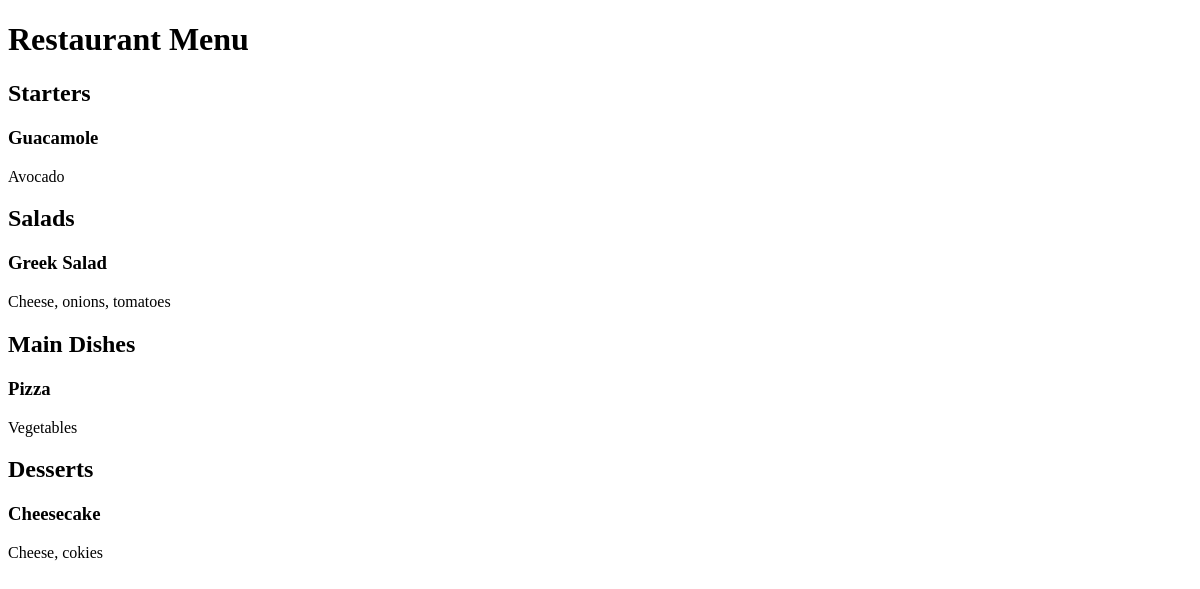
Before: / with the older database file.
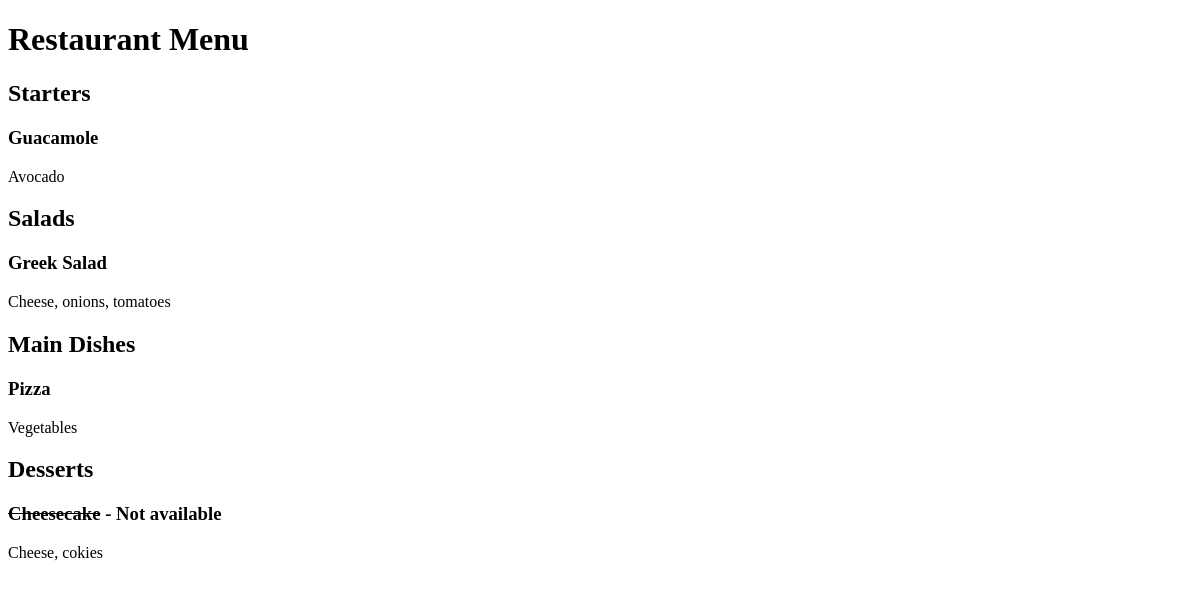
After: the same page with the newer database file.
### restaurant_menu/models.py (models this page shows, shortened)
class Item(models.Model):
    meal = models.CharField(max_length=100, unique=True)
    description = models.CharField(max_length=300)
    price = models.DecimalField(max_digits=5, decimal_places=2)
    meal_type = models.CharField(max_length=20, choices=MEAL_TYPE)
    author = models.ForeignKey(User, on_delete=models.PROTECT)
    status = models.IntegerField(choices=STATUS, default=1)
    date_created = models.DateTimeField(auto_now_add=True)
    date_updated = models.DateTimeField(auto_now=True)

### restaurant_menu/views.py (the view)
# urls.py: path('', views.MenuList.as_view(), name='home'),
class MenuList(generic.ListView):
    queryset = Item.objects.order_by('-date_created')
    template_name = 'index.html'
    def get_context_data(self, **kwargs):
        context = super().get_context_data(**kwargs)
        context["meals_types"] = MEAL_TYPE
        return context

### restaurant_menu/templates/index.html (shortened to what this page needs)
<!DOCTYPE html>
<html lang="en">
<head>
</head>
<body>
    <h1>Restaurant Menu</h1>
    {% for meal in meals_types %}
    <h2>{{ meal.1 }}</h2>
        {% for m in item_list %}
             {% if m.meal_type == meal.0 %}
                 {% if m.status == 1 %}
                     <h3>{{ m.meal }}</h3>
                     <p>{{ m.description }}</p>
                 {% else %}
                     <h3><del>{{ m.meal }}</del> - Not available</h3>
                     <p>{{ m.description }}</p>
                 {% endif %}
             {% endif %}
        {% endfor %}
    {% endfor %}
</body>
</html>

Changed rows visible on the page:
changed Item "Cheesecake": status 1 → 0 (drawn)
Other visible differences:
list line gone: "Cheesecake Cheese, cokies"
new list line: "Cheesecake - Not available Cheese, cokies"
